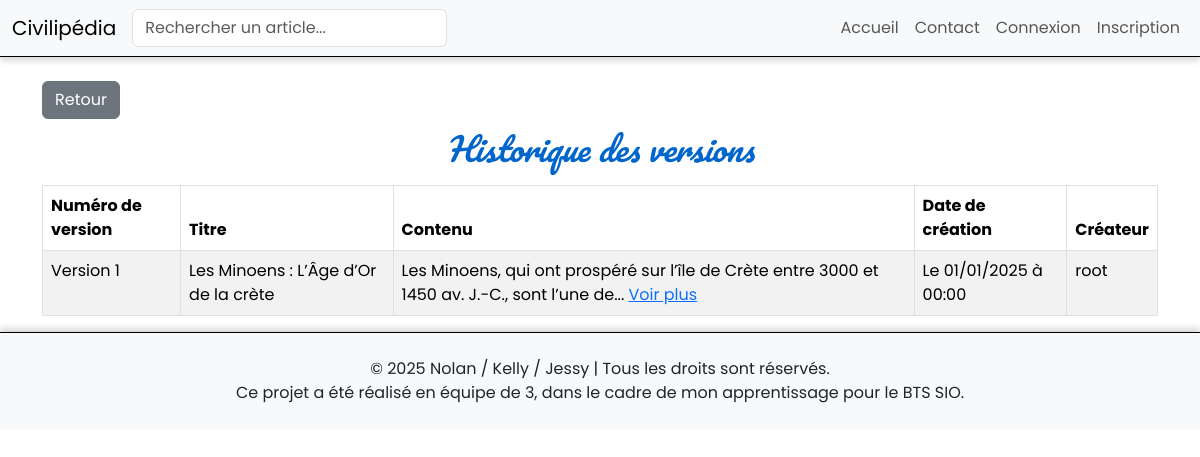
Screenshot of /historique.php?articleID=9 with the database file from the repository.
### tables this page shows
CREATE TABLE IF NOT EXISTS article_version (
    id INT AUTO_INCREMENT PRIMARY KEY,
    title VARCHAR(255) NOT NULL,
    content TEXT NOT NULL,
    created_at DATETIME NOT NULL,
    image_url TEXT NULL,
    user_id INT NOT NULL,
    article_id INT NOT NULL,
    FOREIGN KEY (article_id) REFERENCES article(id) ON DELETE CASCADE,
    FOREIGN KEY (user_id) REFERENCES user(id) ON DELETE CASCADE
);

CREATE TABLE IF NOT EXISTS user (
    id INT AUTO_INCREMENT PRIMARY KEY,
    username VARCHAR(50) NOT NULL UNIQUE,  
    password VARCHAR(255) NOT NULL,
    role ENUM('user', 'admin') NOT NULL  
);

### src/model/HistoriqueModel/getHistoriqueModel.php (called while the page is built, shortened)
<?php
class getHistoriqueModel
{
    public function getHistorique(PDO $bdd, $article_id)
    {
        $state = $bdd->prepare("SELECT article_version.*, user.username AS creator_name
                        FROM article_version
                        INNER JOIN user ON user.id = article_version.user_id
                        WHERE article_version.article_id = ?");
        $state->execute(array($article_id));
        $articlesversion = $state->fetchAll();
        return $articlesversion;
    }
}

### historique.php (the view, shortened to what this page needs)
<?php
include_once 'src/control/BDDControl/connectBDD.php';
include_once 'src/model/HistoriqueModel/getHistoriqueModel.php';
$article_id = htmlspecialchars($_GET["articleID"], ENT_QUOTES);
$gethystory = new getHistoriqueModel();
$articlesversion = $gethystory->getHistorique($bdd, $article_id);
?>
<!DOCTYPE html>
<html lang="fr">
<head>
    <?php include 'src/component/head.php'; ?>
    <link rel="stylesheet" href="css/searchStyle.css" />
</head>
<body>
    <?php include 'src/component/navbar.php'; ?>
    <div class="container mt-4">
        <button class="btn btn-secondary w-15" onclick="history.back()">Retour</button>
        <h2>Historique des versions </h2>
        <?php if ($articlesversion): ?>
            <table class="table table-striped table-bordered table-responsive">
                <thead>
                    <tr>
                        <th>Numéro de version</th>
                        <th>Titre</th>
                        <th>Contenu</th>
                        <th>Date de création</th>
                        <th>Créateur</th>
                    </tr>
                </thead>
                <tbody>
                    <?php
                    $version_number = 1;
                    foreach ($articlesversion as $article): ?>
                        <tr>
                            <td><?php echo "Version " . $version_number++; ?></td>
                            <td><?php echo htmlspecialchars($article['title']); ?></td>
                            <td><?php echo substr(nl2br($article['content']), 0, 100) . '...'; ?>
                                <a href="templateArtV.php?articleVID=<?php echo $article['id']; ?>" class="read-more">Voir plus</a>
                            </td>
                            <td><?php echo "Le " . date("d/m/Y", strtotime($article['created_at'])) . " à " . date("H:i", strtotime($article['created_at'])); ?></td>
                            <td><?php echo htmlspecialchars($article['creator_name']); ?></td>
                        </tr>
                    <?php endforeach; ?>
                </tbody>
            </table>
        <?php else: ?>
            <div class="alert alert-warning">
                Aucun article trouvé.
            </div>
        <?php endif; ?>
    </div>
    <?php include 'src/component/footer.php'; ?>
</body>
</html>

### css/baseStyle.css (style rules this page uses)
* { margin: 0; padding: 0; box-sizing: border-box; text-decoration: none; list-style: none; font-family: "Poppins", sans-serif; }

### css/searchStyle.css (style rules this page uses)
h2 { text-align: center; padding: 10px; color: #0066cc; font-family: "Pacifico", serif; font-weight: 200; font-style: italic; }

### rows the page displays
article_version: title "Les Minoens : L’Âge d’Or de la crète", content "Les Minoens, qui ont prospéré sur l’île de Crète entre 3000 et 1450 av. J.-C., sont l’une de", created_at "01/01/2025", created_at "00:00", user.username "root"
